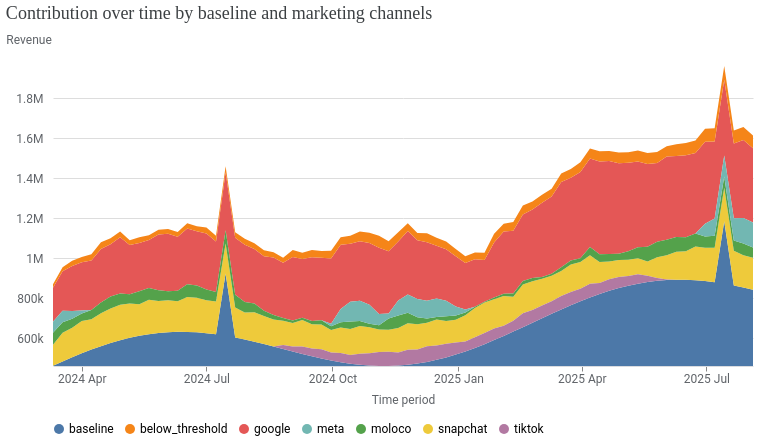

Notebook cell for this chart:
### Code cell
media_summary.plot_channel_contribution_area_chart()

### Figure 1 — Vega-Lite specification as saved in the notebook (floating-point values rounded to 4 significant figures; data arrays with more than 128 entries replaced by an {"elided": "..."} marker saying what was removed)
{"config": {"view": {"continuousWidth": 300, "continuousHeight": 300, "strokeOpacity": 0}, "axis": {"labelColor": "#5F6368", "labelFont": "Roboto", "labelFontSize": 12, "titleColor": "#5F6368", "titleFont": "Roboto", "titleFontSize": 12, "titleFontWeight": "normal", "titlePadding": 10}}, "data": {"name": "data-2f4cb79a0148ea799df00a2ae70aebbd"}, "mark": {"type": "area"}, "encoding": {"color": {"field": "channel", "legend": {"labelFont": "Roboto", "labelFontSize": 12, "orient": "bottom", "title": null}, "scale": {"domain": ["baseline", "below_threshold", "google", "meta", "moloco", "snapchat", "tiktok"]}, "sort": ["baseline", "below_threshold", "google", "meta", "moloco", "snapchat", "tiktok"], "type": "nominal"}, "order": {"field": "sort_channel", "sort": "descending", "type": "nominal"}, "tooltip": [{"field": "time", "format": "%Y-%m-%d", "type": "temporal"}, {"field": "channel", "type": "nominal"}, {"field": "incremental_outcome", "format": ",.2f", "type": "quantitative"}], "x": {"axis": {"domainColor": "#DADCE0", "format": "%Y %b", "grid": false, "tickCount": 8}, "field": "time", "title": "Time period", "type": "temporal"}, "y": {"axis": {"domain": false, "labelExpr": "replace(format(datum.value, '.3~s'), 'G', 'B')", "labelPadding": 10, "tickCount": 5, "ticks": false, "titleAlign": "left", "titleAngle": 0, "titleY": -20}, "field": "incremental_outcome", "scale": {"clamp": true, "domainMin": 462400.0}, "title": "Revenue", "type": "quantitative"}}, "title": {"text": "Contribution over time by baseline and marketing channels", "anchor": "start", "color": "#3C4043", "font": "Google Sans Display", "fontSize": 18, "fontWeight": "normal", "offset": 10}, "transform": [{"calculate": "indexof(['below_threshold', 'google', 'meta', 'moloco', 'snapchat', 'tiktok', 'baseline'], datum.channel)", "as": "sort_channel"}], "width": 700, "$schema": "https://vega.github.io/schema/vega-lite/v5.20.1.json", "datasets": {"data-2f4cb79a0148ea799df00a2ae70aebbd": {"elided": "518 records"}}}
